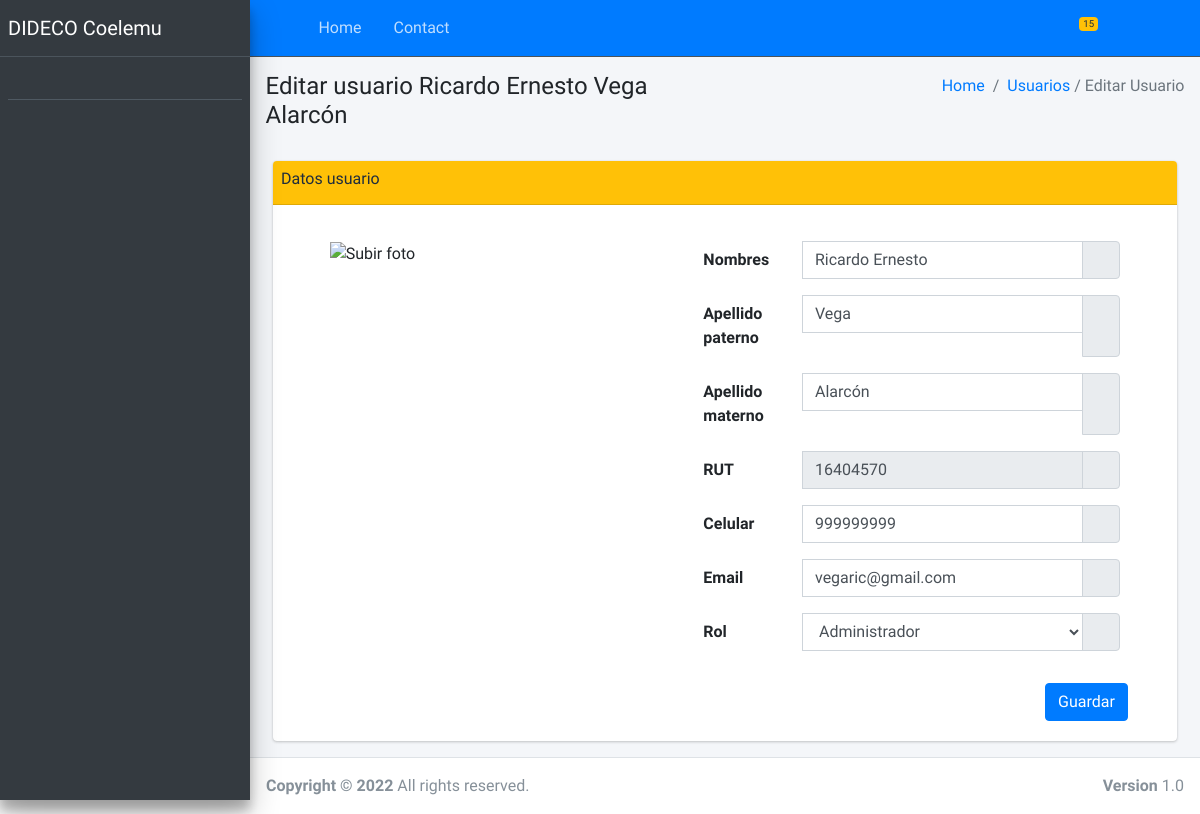
Page /usuarios/editar_usuario/1 (signed in) on the earlier database version.
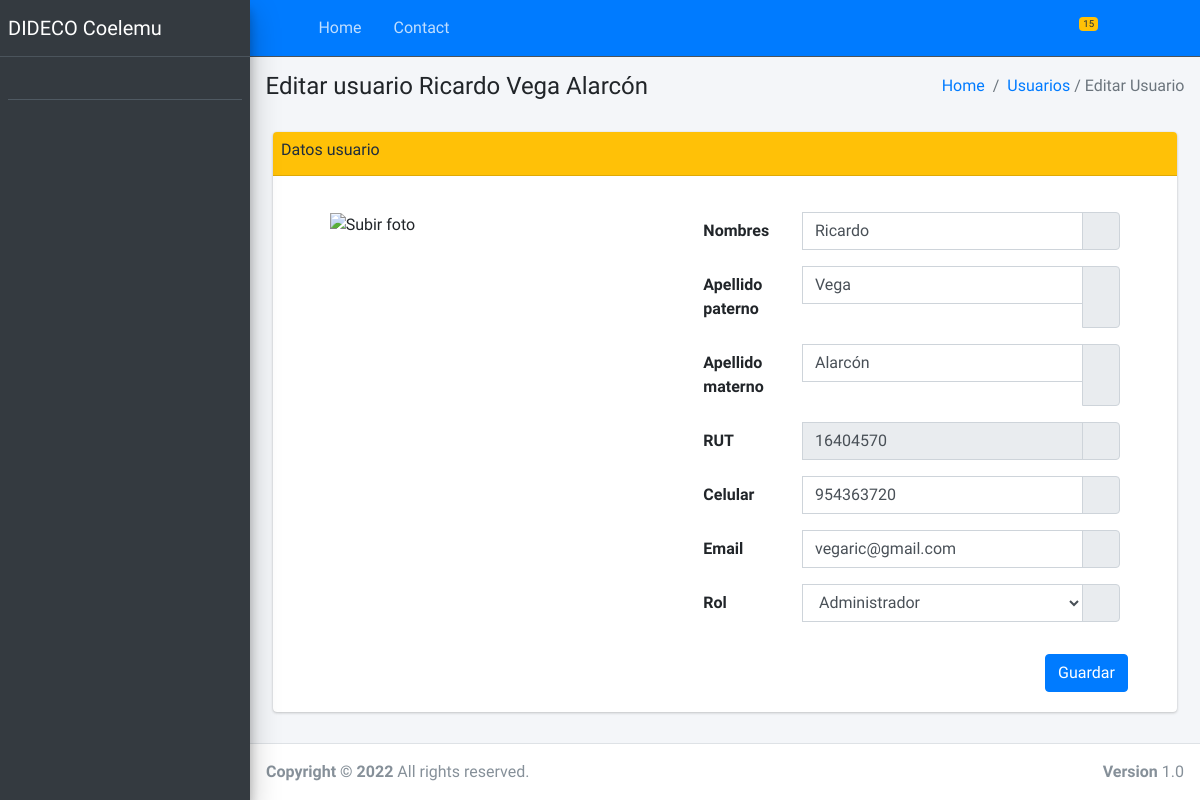
Same page on the later database version.
### eas_coelemu_app/models.py (models this page shows, shortened)
class Usuario(models.Model):
    nombres = models.CharField(max_length=255)
    apellido_paterno = models.CharField(max_length=255)
    apellido_materno = models.CharField(max_length=255)
    rut = models.IntegerField()
    dv = models.CharField(max_length=1)
    imagen = models.ImageField(upload_to="usuarios/perfil", null=True, blank=True)
    celular = models.CharField(max_length=9)
    email = models.EmailField()
    contrasena = models.CharField(max_length=8)
    rol = models.ForeignKey(Rol, related_name="usuarios", on_delete = models.CASCADE)#related_name="usuarios"
    estado = models.IntegerField()#Actvivo(1) o Inactivo(0)
    created_at = models.DateTimeField(auto_now_add=True)
    updated_at = models.DateTimeField(auto_now=True)
    objects = UsuarioManager()
    def __str__(self):
        return f"{self.nombres} {self.apellido_paterno} {self.apellido_materno}"
    class Meta:
        ordering = ["-created_at"]

### eas_coelemu_app/views.py (the view, shortened to what this page needs)
# urls.py: path('usuarios/editar_usuario/<int:id_user>', views.editarUsuario, name='editarUsuario'),
def editarUsuario(request, id_user):
    if 'usuario' not in request.session:
        return redirect('error404')
    usuario = Usuario.objects.get(id=id_user)
    roles = Rol.objects.all()
    grupo_familiar = ''
    rol_beneficiario = Rol.objects.get(nombre = 'Beneficiario')
    if request.method == 'GET':
        if usuario.rol.nombre == 'Beneficiario':#para obtener los datos de grupo familiar
            beneficiario = Beneficiario.objects.get(usuario=usuario.id)
            grupo_familiar = GrupoFamiliar.objects.get(id=beneficiario.grupo_familiar.id)
        context = {
                'usuario':  usuario,
                'usuario_rut' : (f"{usuario.rut}-{usuario.dv}"),
                'roles': roles,
                'grupo_familiar' : grupo_familiar,
                'id_rol_beneficiario' : rol_beneficiario.id
                }
        return render(request, 'admin/usuarios/editar_usuario.html', context)
    return redirect(usuarios)

### eas_coelemu_app/models.py (called while the page is built)
    def __str__(self):
        return f"{self.nombre}"

### eas_coelemu_app/templates/admin/usuarios/editar_usuario.html (shortened to what the changed rows need)
{% extends "base.html" %}
{% load static %}
{% block content_header_title%}Editar usuario {{ usuario }}{% endblock %}
{% block content_main %}
<section class="content">
    <div class="container-fluid">
        <div class="row">
            <div class="col col-md12">
                <div class="card card-warning">
                    <div class="card-body container-fluid">
                        <form class="mt-3" action="{% url 'editarUsuario' usuario.id %}" method="POST" id="form_editar_usuario" enctype="multipart/form-data">
                            <div class="row">
                                <div class="col-md-6 mx-auto">
                                    <div class="input-group mb-3">
                                        <label for="editar_nombres" class="col-sm-3 col-form-label">Nombres</label>
                                        <input type="text" class="form-control" placeholder="Nombres" id="editar_nombres" name="editar_nombres" value="{{ usuario.nombres }}">
                                        <div class="input-group-append">
                                            <div class="input-group-text">
                                            </div>
                                        </div>
                                    </div>
                                    <div class="input-group mb-3">
                                        <label for="editar_ap_paterno" class="col-sm-3 col-form-label">Apellido paterno</label>
                                        <input type="text" class="form-control" placeholder="Apellido paterno" id="editar_ap_paterno" name="editar_ap_paterno" value="{{ usuario.apellido_paterno }}" >
                                        <div class="input-group-append">
                                            <div class="input-group-text">
                                            </div>
                                        </div>
                                    </div>
                                    <div class="input-group mb-3">
                                        <label for="editar_ap_materno" class="col-sm-3 col-form-label">Apellido materno</label>
                                        <input type="text" class="form-control" placeholder="Apellido materno" id="editar_ap_materno" name="editar_ap_materno" value="{{ usuario.apellido_materno }}">
                                        <div class="input-group-append">
                                            <div class="input-group-text">
                                            </div>
                                        </div>
                                    </div>
                                    <div class="input-group mb-3">
                                        <label for="editar_rut" class="col-sm-3 col-form-label">RUT</label>
                                        <input type="text" class="form-control" placeholder="11111111-1" id="editar_rut" name="editar_rut" value="{{ usuario.rut }}" readonly>
                                        <div class="input-group-append">
                                            <div class="input-group-text">
                                            </div>
                                        </div>
                                    </div>
                                    <div class="input-group mb-3">
                                        <label for="editar_celular" class="col-sm-3 col-form-label">Celular</label>
                                        <input type="text" class="form-control" placeholder="Celular" id="editar_celular" name="editar_celular" value="{{ usuario.celular }}">
                                        <div class="input-group-append">
                                            <div class="input-group-text">
                                            </div>
                                        </div>
                                    </div>
                                    <div class="input-group mb-3">
                                        <label for="editar_email" class="col-sm-3 col-form-label">Email</label>
                                        <input type="email" class="form-control" placeholder="Email" id="editar_email" name="editar_email" value="{{ usuario.email }}">
                                        <div class="input-group-append">
                                            <div class="input-group-text">
                                            </div>
                                        </div>
                                    </div>
                                </div>
                            </div>
                        </form>
                    </div>
                </div>
            </div>
        </div>
    </div>
</section>
{% endblock %}

Differences in the rows shown:
changed Usuario "Vega": nombres+apellido_paterno+apellido_materno "Ricardo Ernesto Vega Alarcón" → "Ricardo Vega Alarcón"; editar_nombres "Ricardo Ernesto" → "Ricardo"; editar_celular "999999999" → "954363720"
